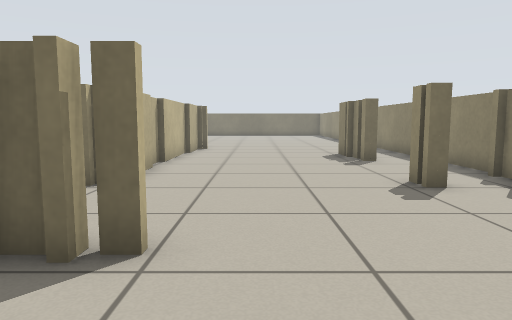
View 1 (above)

24 first-person views from a walk through a Stage world. The camera is 0.64 m above the floor, tilts 6° down and sees 70° across. Floor lines are 1 m apart. The floor is counted in squares, 0.5 m on a side. Each view is taken from the middle of a square. On the plan, view 1 faces up. The plan holds only what a view shows up to about 15 squares ahead; the rest is blank. The place goes on beyond the plan. The robots in the file are not drawn.

View 2
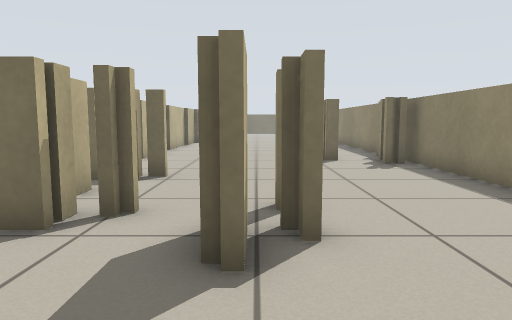

View 3
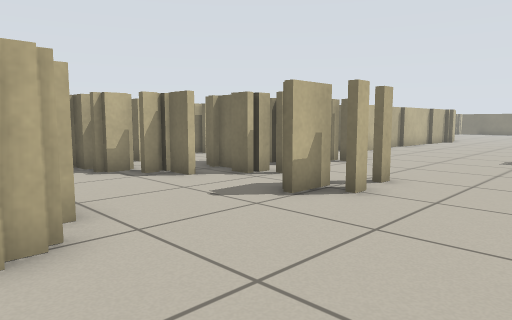

View 4
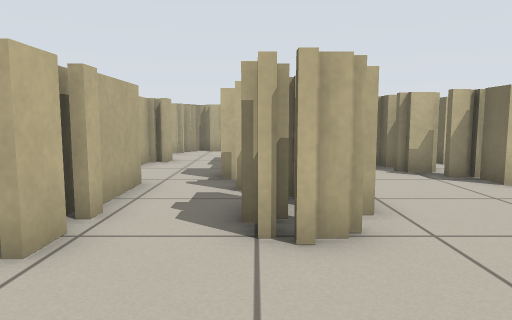

View 5
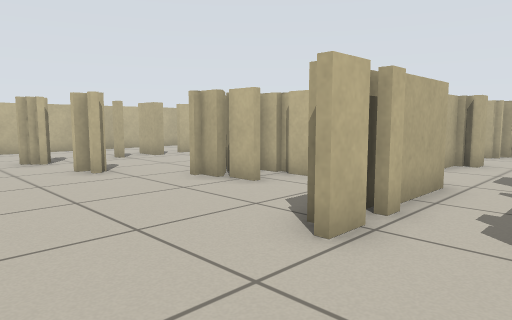

View 6
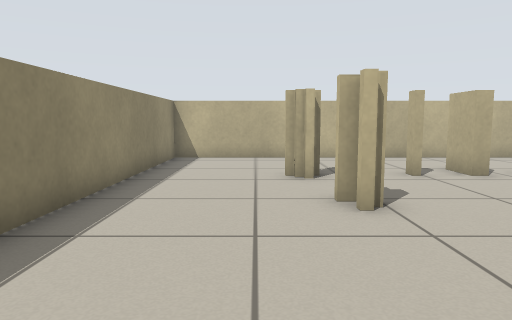

View 7
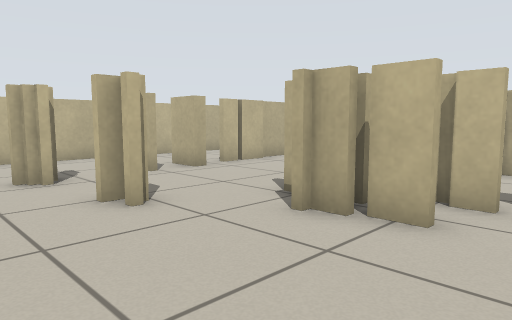

View 8
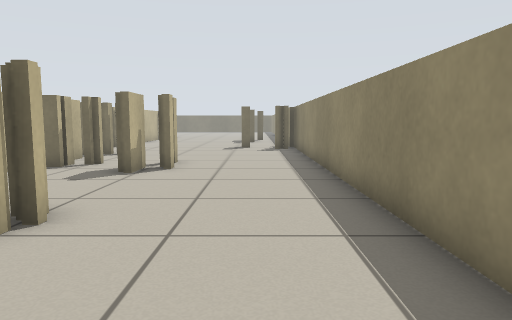

View 9
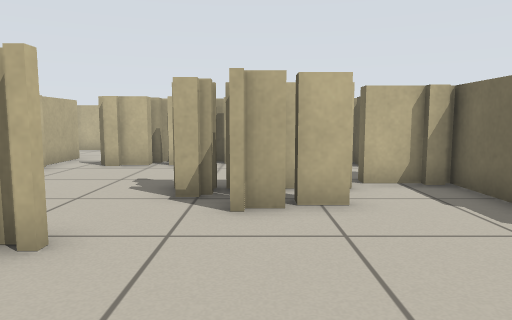

View 10
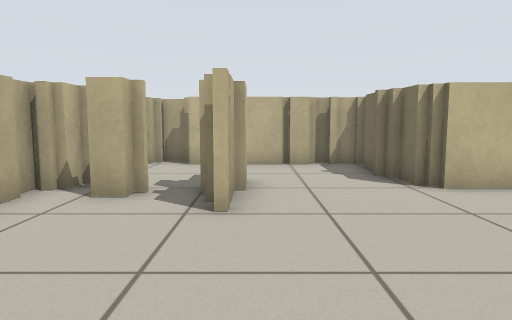

View 11
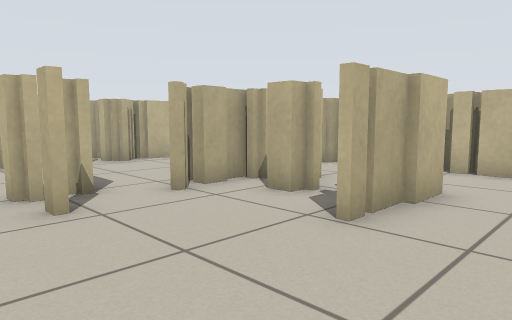

View 12
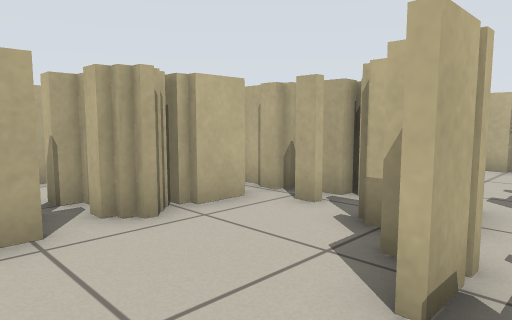

View 13
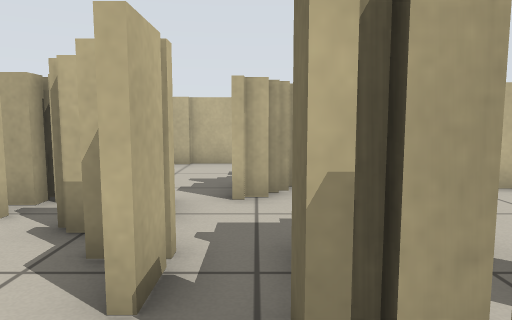

View 14
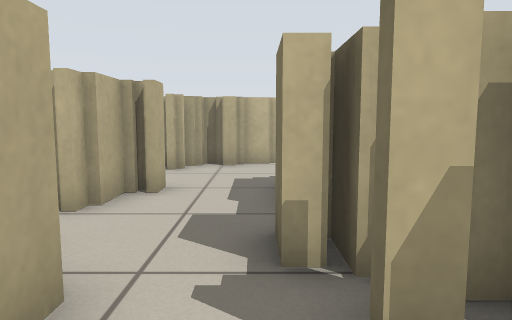

View 15
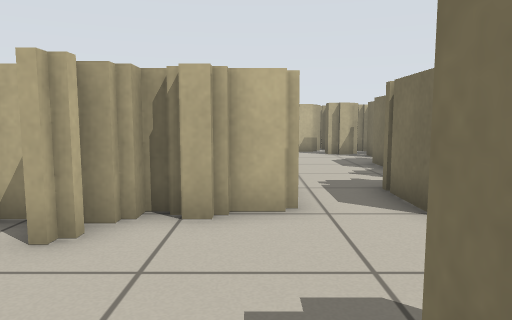

View 16
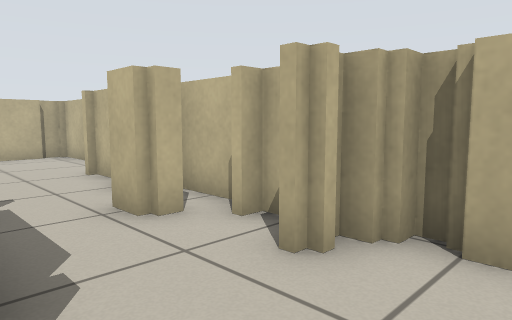

View 17
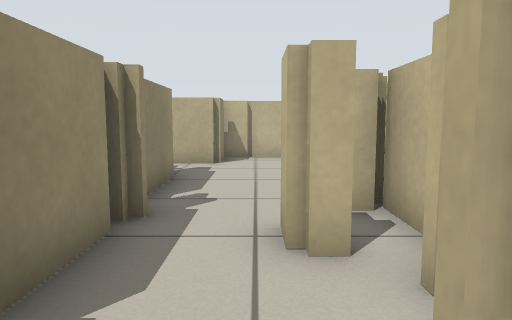

View 18
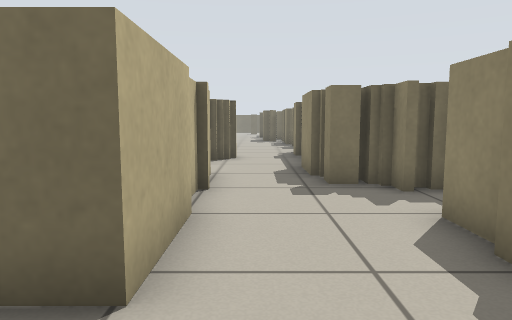

View 19
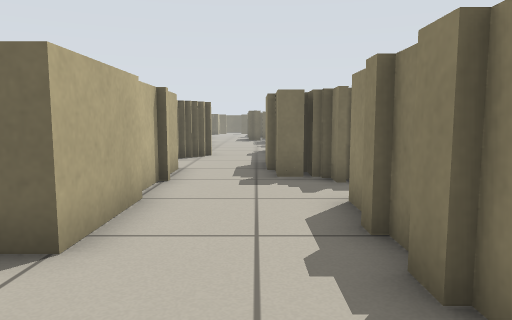

View 20
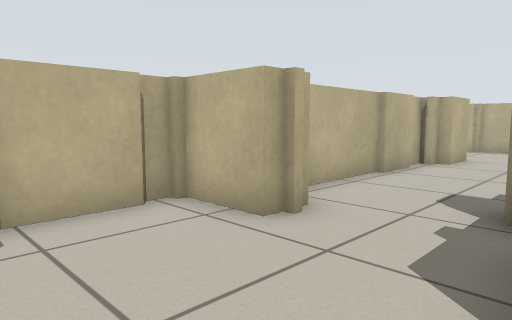

View 21
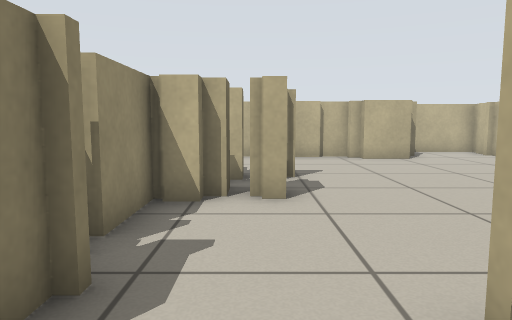

View 22
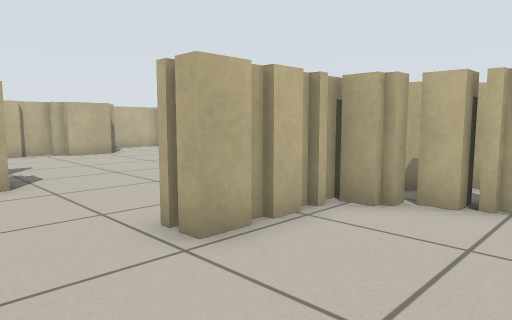

View 23
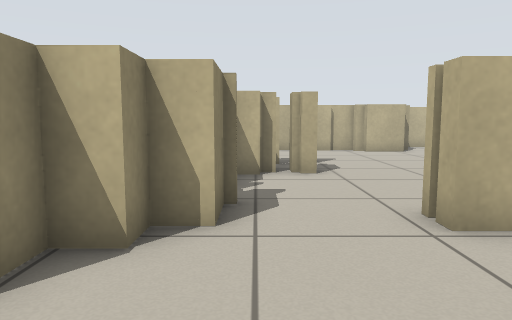

View 24
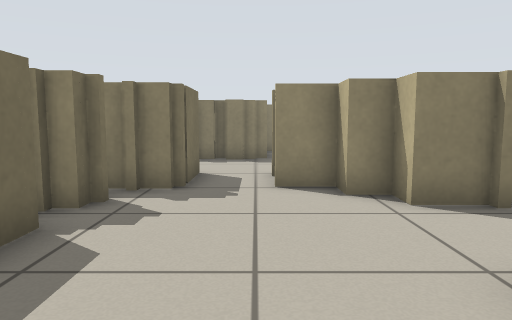

### Floor plan
Key: @ floor where view 1 was taken; # wall or solid block; x gap in a wall; . floor; T thing the floor can be seen under or through.
Columns run from 21 left of view 1 to 6 right of it. Each row starts with its distance up from view 1.
 12                   #......#.
 11                   #........#
 10                   #........#
  9                   #........#
  8                   #........#
  7            ..######.....#.##
  6            ..##...........##
  5           #.. #............#
  4          ##.. #...TTT......#
  3           ...##...TTT......#
  2           ..###...TT.......#
  1           #.###..T T.......#
  0           #..##..TTT#@# ...#
 -1           #.. ##..TT..##...#
 -2           #....  TT#.......#
 -3           #...TTTT.........#
 -4 ###########...TT#..........#
 -5 ##.....TTT#..####...##.....#
 -6 #.......TTT..######TTT#....#
 -7 #.......T ....####TT T#....#
 -8 #.......###......TT........#
 -9 ####...####........TTTT....
-10    #...#  ##..##..TTTTT....
-11    ....#  #...##..##......
-12   .....#  ##..## .##......
-13  ......#  ##..##.. ## .....
-14  ....###  ##..##   ###.....
-15 .....##   # ..##...##......#
-16 ....###  ## ..##......# ...#
-17 .... #    ##..##......##...#
-18 ....... #..... #...........#
-19 ...........................#
-20 .............#####x#...#...#
-21 ########## ..#   ..........#
-22          #####  ...........#
-23                 ...........#
-24                #############

Where each view was taken, in squares from view 1:
view 1: 0 up, 0 right, facing up
view 2: 5 down, 1 right, facing up
view 3: 7 down, 5 right, facing up-left
view 4: 7 down, 5 right, facing left
view 5: 7 down, 5 right, facing down-left
view 6: 11 down, 3 right, facing down
view 7: 11 down, 4 right, facing down-left
view 8: 11 down, 4 right, facing up
view 9: 14 down, 5 right, facing left
view 10: 4 up, 4 right, facing left
view 11: 6 up, 3 right, facing down-left
view 12: 1 down, 0 right, facing down-left
view 13: 1 down, 0 right, facing left
view 14: 8 down, 0 right, facing left
view 15: 8 down, 6 left, facing left
view 16: 8 down, 7 left, facing down-left
view 17: 9 down, 9 left, facing down
view 18: 8 down, 10 left, facing up
view 19: 9 down, 9 left, facing up
view 20: 17 down, 8 left, facing down-left
view 21: 8 down, 16 left, facing down
view 22: 6 down, 15 left, facing down-left
view 23: 5 down, 15 left, facing down
view 24: 7 down, 20 left, facing right
